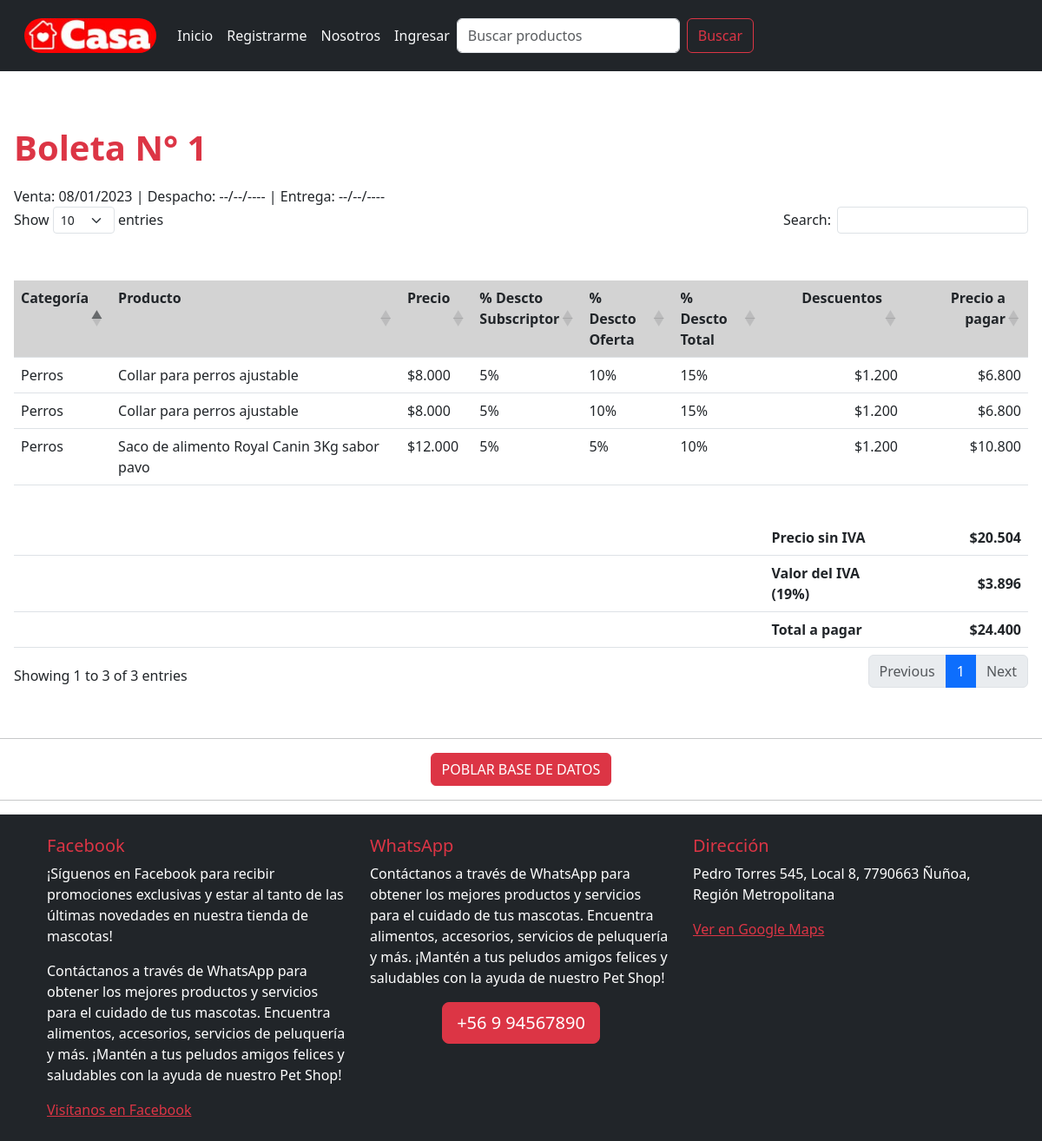
/boleta/1, run on the app's committed database.
### core/models.py (models this page shows, shortened)
class Boleta(models.Model):
    ESTADO_CHOICES = [
        ('Anulado', 'Anulado'),
        ('Vendido', 'Vendido'),
        ('Despachado', 'Despachado'),
        ('Entregado', 'Entregado'),
    ]
    nro_boleta = models.IntegerField(primary_key=True, blank=False, null=False, verbose_name='Nro boleta')
    cliente = models.ForeignKey(Perfil, on_delete=models.DO_NOTHING)
    monto_sin_iva = models.IntegerField(blank=False, null=False, verbose_name='Monto sin IVA')
    iva = models.IntegerField(blank=False, null=False, verbose_name='IVA')
    total_a_pagar = models.IntegerField(blank=False, null=False, verbose_name='Total a pagar')
    fecha_venta = models.DateField(blank=False, null=False, verbose_name='Fecha de venta')
    fecha_despacho = models.DateField(blank=True, null=True, verbose_name='Fecha de despacho')
    fecha_entrega = models.DateField(blank=True, null=True, verbose_name='Fecha de entrega')
    estado = models.CharField(choices=ESTADO_CHOICES, max_length=50, blank=False, null=False, verbose_name='Estado')
    class Meta:
        db_table = 'Boleta'
        verbose_name = "Boleta"
        verbose_name_plural = "Boletas"

class DetalleBoleta(models.Model):
    boleta = models.ForeignKey(Boleta, on_delete=models.DO_NOTHING)
    bodega = models.ForeignKey(Bodega, on_delete=models.DO_NOTHING)
    precio = models.IntegerField(blank=False, null=False, verbose_name='Precio')
    descuento_subscriptor = models.IntegerField(
        validators=[MinValueValidator(0), MaxValueValidator(100)],
        blank=False,
        null=False,
        verbose_name='Descto subs'
    )
    descuento_oferta = models.IntegerField(
        validators=[MinValueValidator(0), MaxValueValidator(100)],
        blank=False,
        null=False,
        verbose_name='Descto oferta'
    )
    descuento_total = models.IntegerField(
        validators=[MinValueValidator(0), MaxValueValidator(100)],
        blank=False,
        null=False,
        verbose_name='Descto total'
    )
    descuentos = models.IntegerField(blank=False, null=False, verbose_name='Descuentos')
    precio_a_pagar = models.IntegerField(blank=False, null=False, verbose_name='Precio a pagar')
    class Meta:
        db_table = 'DetalleBoleta'
        verbose_name = "Detalle de boleta"
        verbose_name_plural = "Detalles de boletas"

class Bodega(models.Model):
    producto = models.ForeignKey(Producto, on_delete=models.DO_NOTHING, verbose_name='Producto')
    class Meta:
        db_table = 'Bodega'
        verbose_name = "Bodega"
        verbose_name_plural = "Bodegas"

class Producto(models.Model):
    categoria = models.ForeignKey(Categoria, on_delete=models.DO_NOTHING, verbose_name='Categoría')
    nombre = models.CharField(max_length=100, blank=False, null=False, verbose_name='Nombre producto')
    descripcion = models.CharField(max_length=400, blank=False, null=False, verbose_name='Descripción')
    precio = models.IntegerField(blank=False, null=False, verbose_name='Precio')
    descuento_subscriptor = models.IntegerField(
        validators=[MinValueValidator(0), MaxValueValidator(100)],
        blank=False,
        null=False,
        verbose_name='% Descuento subscriptor'
    )
    descuento_oferta = models.IntegerField(
        validators=[MinValueValidator(0), MaxValueValidator(100)],
        blank=False,
        null=False,
        verbose_name='% Descuento oferta'
    )
    imagen = models.ImageField(upload_to='productos/', blank=False, null=False, verbose_name='Imagen')
    class Meta:
        db_table = 'Producto'
        verbose_name = "Producto"
        verbose_name_plural = "Productos"
        ordering = ['categoria', 'nombre']

class Categoria(models.Model):
    nombre = models.CharField(max_length=100, blank=False, null=False, verbose_name='Nombre categoría')
    class Meta:
        db_table = 'Categoria'
        verbose_name = "Categoría de producto"
        verbose_name_plural = "Categorías de productos"
        ordering = ['nombre']

### core/views.py (the view)
# urls.py: path('boleta/<nro_boleta>', boleta, name='boleta'),
def boleta(request, nro_boleta):
    boleta = Boleta.objects.get(nro_boleta=nro_boleta)
    detalle_boleta = DetalleBoleta.objects.filter(boleta=boleta)
    datos = {
        'boleta': boleta,
        'detalle_boleta': detalle_boleta
    }
    return render(request, 'core/boleta.html', datos)

### core/context_processors.py (called while the page is built, shortened)
def registrar_carrito(request):
    mostrar_carrito = False
    cantidad_productos = 0
    if request.user.is_authenticated:
        if request.user.perfil.tipo_usuario == 'Cliente':
            cantidad_productos = Carrito.objects.filter(cliente=request.user.perfil).count()
            mostrar_carrito = cantidad_productos > 0
    return {
        'mostrar_carrito': mostrar_carrito,
        'cantidad_productos': cantidad_productos,
    }

def carrito_variables(request):
    return {}

### core/templatetags/custom_filters.py (called while the page is built)
@register.filter
def formatear_dinero(value):
    value = round(value)
    value = f'${value:,}'
    value = value.replace(',', '.')
    return value

@register.filter
def formatear_porcentaje(value):
    return f'{value}%'

@register.filter
def formatear_fecha(value):
    if value == None:
        value = '--/--/----'
    else:
        value = value.strftime("%d/%m/%Y")
    return f'{value}'

### core/templates/core/boleta.html
{% extends 'core/base.html' %}
{% load static %}
{% load custom_filters %}
{% block content %}
    <h1 class="text-danger pt-5">Boleta N° {{ boleta.nro_boleta }}</h1>
    <div>
        Venta: {{ boleta.fecha_venta|formatear_fecha }} | Despacho: {{ boleta.fecha_despacho|formatear_fecha }} | Entrega: {{ boleta.fecha_entrega|formatear_fecha }}
    </div>
    <table id="tabla-principal" class="table table-hover pt-5">
        <thead>
            <tr>
                <th> Categoría </th>
                <th> Producto </th>
                <th> Precio </th>
                <th> % Descto <br> Subscriptor </th>
                <th> % Descto <br> Oferta </th>
                <th> % Descto <br> Total </th>
                <th class="text-end"> Descuentos </th>
                <th class="text-end"> Precio a pagar </th>
            </tr>
        </thead>
        <tbody>
            {% for item in detalle_boleta %}
                <tr>
                    <td> {{ item.bodega.producto.categoria.nombre }} </td>
                    <td> {{ item.bodega.producto.nombre }} </td>
                    <td> {{ item.precio|formatear_dinero }} </td>
                    <td> {{ item.descuento_subscriptor|formatear_porcentaje }} </td>
                    <td> {{ item.descuento_oferta|formatear_porcentaje }} </td>
                    <td> {{ item.descuento_total|formatear_porcentaje }} </td>
                    <td class="text-end"> {{ item.descuentos|formatear_dinero }} </td>
                    <td class="text-end"> {{ item.precio_a_pagar|formatear_dinero }} </td>
                </tr>
            {% endfor %}
        <tfoot>
            <tr>
                <td></td>
                <td></td>
                <td></td>
                <td></td>
                <td></td>
                <td></td>
                <td class="fw-bold pt-5"> Precio sin IVA </td>
                <td class="fw-bold pt-5 text-end "> {{ boleta.monto_sin_iva|formatear_dinero }} </td>
            </tr>
            <tr>
                <td></td>
                <td></td>
                <td></td>
                <td></td>
                <td></td>
                <td></td>
                <td class="fw-bold"> Valor del IVA (19%) </td>
                <td class="fw-bold text-end"> {{ boleta.iva|formatear_dinero }} </td>
            </tr>
            <tr>
                <td></td>
                <td></td>
                <td></td>
                <td></td>
                <td></td>
                <td></td>
                <td class="fw-bold"> Total a pagar </td>
                <td class="fw-bold text-end"> {{ boleta.total_a_pagar|formatear_dinero }} </td>
            </tr>
        </tfoot>
        </tbody>
    </table>
{% endblock content %}

### core/static/core/css/base.css (style rules this page uses)
h1 { color: red !important; font-weight: bolder; margin-bottom: 20px; }
th { vertical-align: top; background-color: lightgray !important; }

### data on the page
Boleta: nro_boleta "1", fecha_venta "08/01/2023", fecha_despacho "--/--/----", fecha_entrega "--/--/----", monto_sin_iva "$20.504", iva "$3.896", total_a_pagar "$24.400"
DetalleBoleta: bodega.producto.categoria.nombre "Perros", bodega.producto.nombre "Collar para perros ajustable", precio "$8.000", descuento_subscriptor "5%", descuento_oferta "10%", descuento_total "15%", descuentos "$1.200", precio_a_pagar "$6.800"
DetalleBoleta: bodega.producto.categoria.nombre "Perros", bodega.producto.nombre "Collar para perros ajustable", precio "$8.000", descuento_subscriptor "5%", descuento_oferta "10%", descuento_total "15%", descuentos "$1.200", precio_a_pagar "$6.800"
DetalleBoleta: bodega.producto.categoria.nombre "Perros", bodega.producto.nombre "Saco de alimento Royal Canin 3Kg sabor pavo", precio "$12.000", descuento_subscriptor "5%", descuento_oferta "5%", descuento_total "10%", descuentos "$1.200", precio_a_pagar "$10.800"
